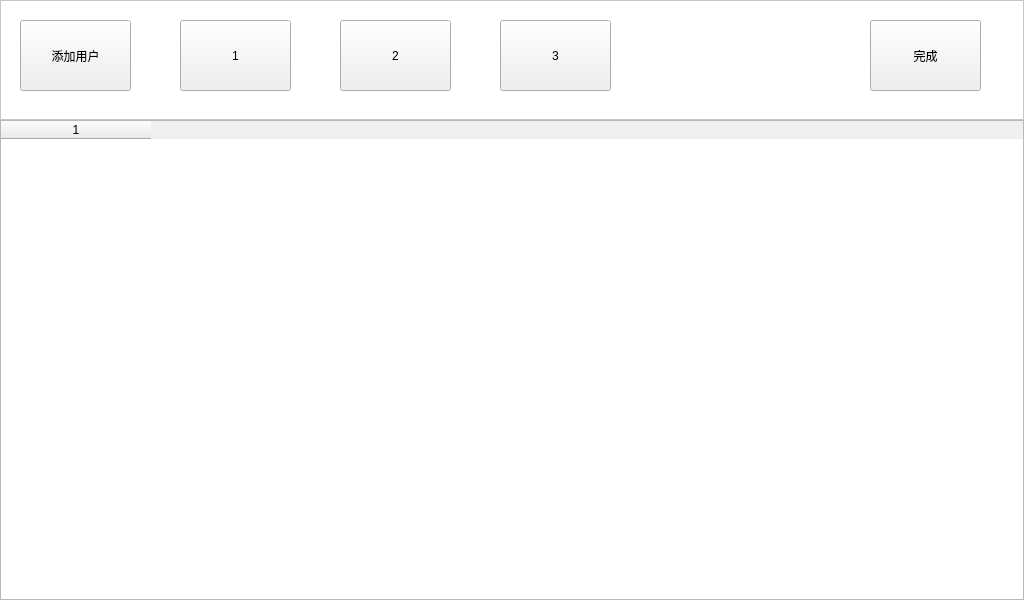
<?xml version="1.0" encoding="UTF-8"?>
<ui version="4.0">
 <class>UserWidget</class>
 <widget class="QWidget" name="UserWidget">
  <property name="geometry">
   <rect>
    <x>0</x>
    <y>0</y>
    <width>1024</width>
    <height>600</height>
   </rect>
  </property>
  <property name="windowTitle">
   <string>Form</string>
  </property>
  <layout class="QVBoxLayout" name="verticalLayout" stretch="2,8">
   <property name="spacing">
    <number>0</number>
   </property>
   <property name="leftMargin">
    <number>0</number>
   </property>
   <property name="topMargin">
    <number>0</number>
   </property>
   <property name="rightMargin">
    <number>0</number>
   </property>
   <property name="bottomMargin">
    <number>0</number>
   </property>
   <item>
    <widget class="QFrame" name="frame">
     <property name="styleSheet">
      <string notr="true">#frame{
background-color: rgb(255, 255, 255);
}</string>
     </property>
     <property name="frameShape">
      <enum>QFrame::StyledPanel</enum>
     </property>
     <property name="frameShadow">
      <enum>QFrame::Raised</enum>
     </property>
     <widget class="QPushButton" name="addUser">
      <property name="geometry">
       <rect>
        <x>20</x>
        <y>20</y>
        <width>111</width>
        <height>71</height>
       </rect>
      </property>
      <property name="text">
       <string>添加用户</string>
      </property>
     </widget>
     <widget class="QPushButton" name="addOk">
      <property name="geometry">
       <rect>
        <x>870</x>
        <y>20</y>
        <width>111</width>
        <height>71</height>
       </rect>
      </property>
      <property name="text">
       <string>完成</string>
      </property>
     </widget>
     <widget class="QPushButton" name="addUser_2">
      <property name="geometry">
       <rect>
        <x>180</x>
        <y>20</y>
        <width>111</width>
        <height>71</height>
       </rect>
      </property>
      <property name="text">
       <string>1</string>
      </property>
     </widget>
     <widget class="QPushButton" name="addUser_3">
      <property name="geometry">
       <rect>
        <x>340</x>
        <y>20</y>
        <width>111</width>
        <height>71</height>
       </rect>
      </property>
      <property name="text">
       <string>2</string>
      </property>
     </widget>
     <widget class="QPushButton" name="addUser_4">
      <property name="geometry">
       <rect>
        <x>500</x>
        <y>20</y>
        <width>111</width>
        <height>71</height>
       </rect>
      </property>
      <property name="text">
       <string>3</string>
      </property>
     </widget>
    </widget>
   </item>
   <item>
    <widget class="QTableWidget" name="tableWidget">
     <property name="showGrid">
      <bool>false</bool>
     </property>
     <property name="columnCount">
      <number>1</number>
     </property>
     <attribute name="horizontalHeaderDefaultSectionSize">
      <number>150</number>
     </attribute>
     <attribute name="horizontalHeaderHighlightSections">
      <bool>false</bool>
     </attribute>
     <attribute name="verticalHeaderVisible">
      <bool>false</bool>
     </attribute>
     <column/>
    </widget>
   </item>
  </layout>
 </widget>
 <resources/>
 <connections/>
</ui>
